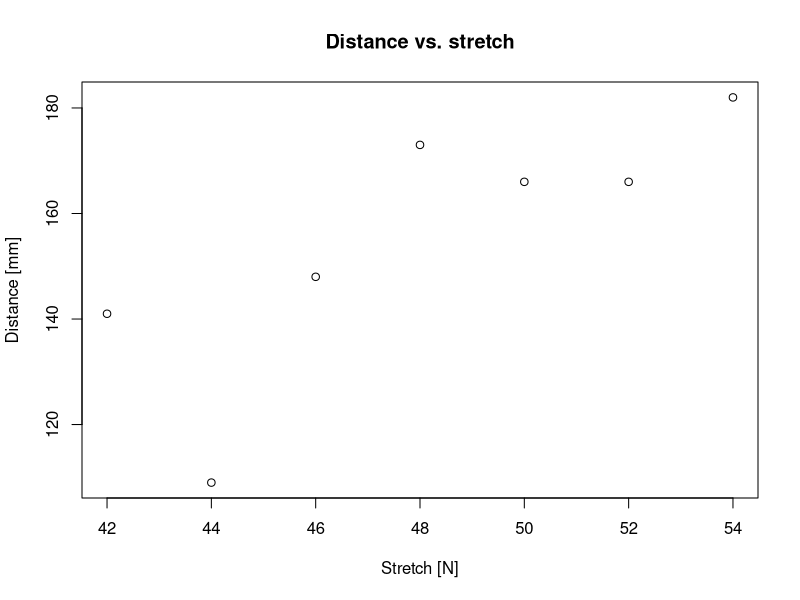
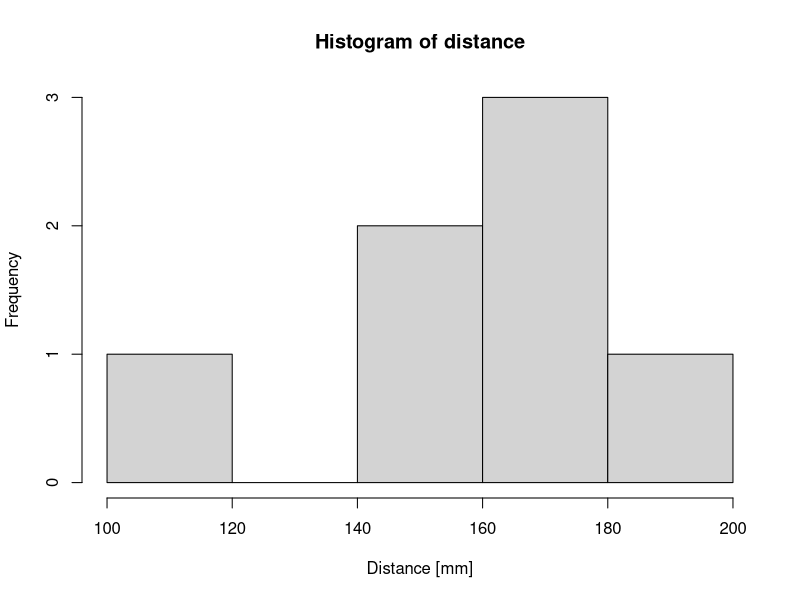
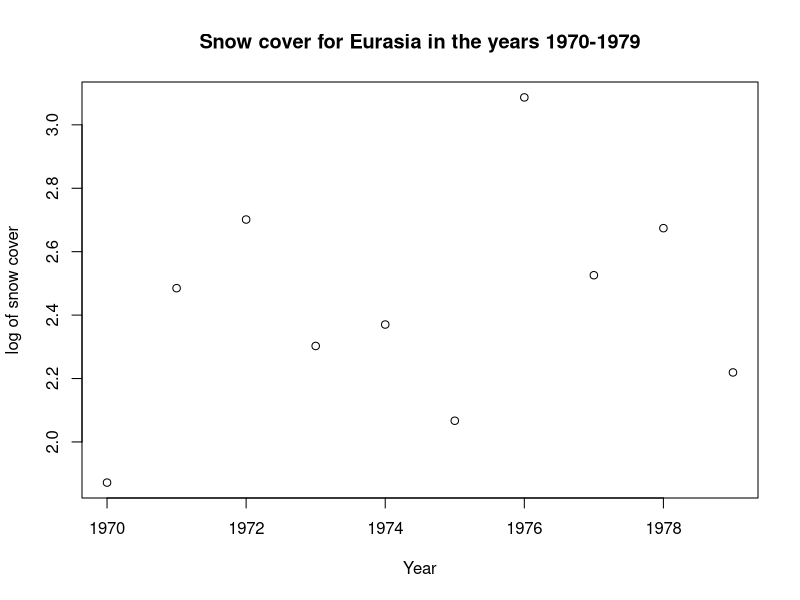

Reproduce these figures in R, in order.
# The script works on the current directory
#
# Samuel Rodriguez Bernabeu
# Assignment: lecture 1
# deliver date: 22/09/14
#
#

rm(list=ls()) # clear the actual workspace

# we create the elasticband dataframe
elasticband <- data.frame( stretch = c(46,54,48,50,44,42,52), distance = c(148,182,173,166,109,141,166))

# exercise 1: create summary statistics for the elastic band data
summary( elasticband )

# exercise 2: create a plot of distance versus stretch
plot( distance ~ stretch , elasticband, main="Distance vs. stretch", xlab="Stretch [N]", ylab="Distance [mm]")

# exercise 3: use help() command to find more information about the hist() command
help( hist )

# exercise 4: create a histogram of the distance using hist()
hist( elasticband$distance, main="Histogram of distance", xlab="Distance [mm]", ylab="Frequency")

# exercise 5: create the dataframe of snow cover data and plot the results 
snow <- data.frame( year=1970:1979, snow.cover=c(6.5,12.0,14.9,10.0,10.7,7.9,21.9,12.5,14.5,9.2))
plot( log(snow.cover) ~ year, snow, main="Snow cover for Eurasia in the years 1970-1979", ylab="log of snow cover", xlab="Year")

# exercise 6: remove the elasticband dataframe
rm( elasticband)

